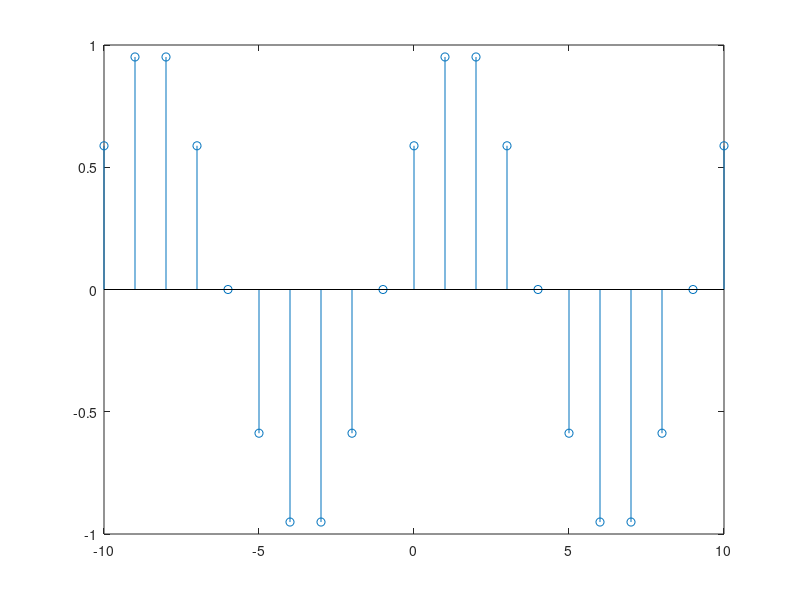

This figure's MATLAB source:
% sinusoidal signal of f=0.1 cycle per sample (or N=10)
% phase delay of 36degrees
n=-10:10;
y=sin((2*0.1*pi*n)+(pi*0.2));
stem(n,y);
